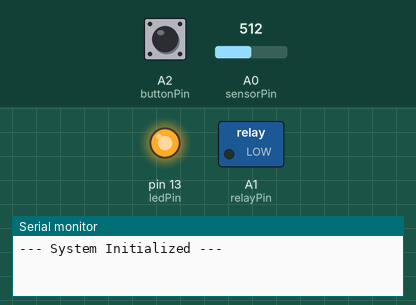
A sketch run on a simulated Arduino Uno, built with avr-gcc and run on an emulated ATmega328P. Parts: switched loads named in the sketch (green lamp = pin HIGH), output pins drawn as LEDs (lit = HIGH), the last lines printed to the serial monitor. The inputs (shaded band) are chosen by the test bench; at power-on: A0 (sensorPin) = 512, A2 (buttonPin) HIGH.

Above: at 1.2 s.
1.3 s: A0 (sensorPin) set to 499
At 3.2 s:
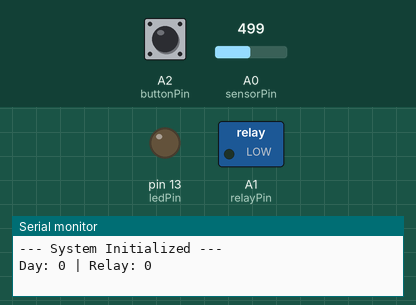
4.3 s: A0 (sensorPin) set to 522
At 14.9 s:
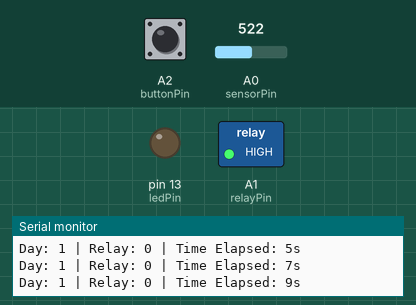
At 17.2 s:
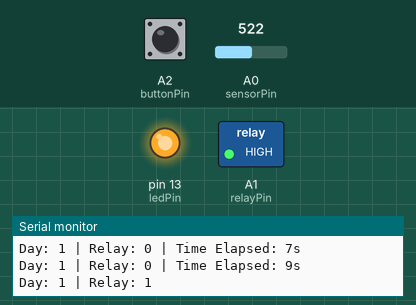
Timing chart, 0 to 17.5 s (numbered marks = the images above; inputs shaded):
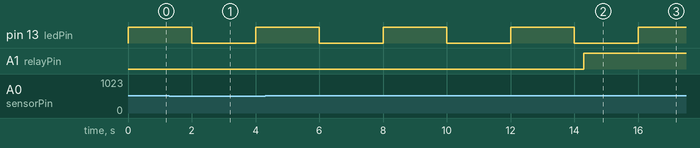

Measured:
- the behaviour switches between 512 and 511 on A0 (sensorPin) (found by bisection; images 0 and 1)
- after the input at 4.3 s, A1 (relayPin): LOW → HIGH after 10.0 s
- by itself, pin 13 (ledPin): alternates HIGH for 2.0 s and LOW for 2.0 s

The sketch:

Chicken-shade-door.ino
```cpp
// --- USER SETTINGS ---
#define DEBUG_MODE  true  // true = 10s timer, false = 2hr timer
#define STATUS_FADE false  // true = Breathing (PWM), false = Blinking (Digital)

// --- PHYSICAL PIN MAPPING (ATmega8 DIP28) ---
const int physRX      = 2;  // PD0
const int physTX      = 3;  // PD1
const int physRelay   = 24; // PC1 (A1)
const int physButton  = 25; // PC2 (A2)
const int physPWM_LED = 17; // PB3 (D11)
const int physLDR     = 23; // PC0 (A0)

// --- ARDUINO PIN MAPPING ---
const int sensorPin = A0;
const int relayPin  = A1;
const int buttonPin = A2;
const int ledPin    = LED_BUILTIN; //11;

// --- CONSTANTS ---
const unsigned long twoHours = DEBUG_MODE ? 10000 : 7200000;
const unsigned long cycleTime = 4000; // 4s total (2s up/2s down OR 2s on/2s off)

// --- VARIABLES ---
bool day = false;
bool lastDayState = false;
bool lastButtonState = HIGH;
bool timerActive = false;

unsigned long dayStartTime = 0;
unsigned long lastDebounceTime = 0;
unsigned long lastSerialTime = 0;

void setup() {
  Serial.begin(9600); // UART Physical Pins 2 & 3
  pinMode(relayPin, OUTPUT);
  pinMode(ledPin, OUTPUT);
  pinMode(buttonPin, INPUT_PULLUP);

  digitalWrite(relayPin, LOW);
  Serial.println(F("--- System Initialized ---"));
}

void loop() {
  unsigned long currentMillis = millis();

  // 1. UPDATE STATUS LED (Handles Fade vs Blink)
  updateStatusLED(currentMillis);

  // 2. LDR LOGIC (Physical Pin 23)
  int sensorValue = analogRead(sensorPin);
  bool currentLdrDay = (sensorValue >= 512);
  if (currentLdrDay != lastDayState) {
    day = currentLdrDay;
    lastDayState = currentLdrDay;
  }

  // 3. BUTTON TOGGLE (Physical Pin 25)
  int reading = digitalRead(buttonPin);
  if (reading != lastButtonState) { lastDebounceTime = currentMillis; }
  if ((currentMillis - lastDebounceTime) > 50) { // 50ms Debounce
    if (reading == LOW && lastButtonState == HIGH) {
      day = !day;
      Serial.print(F("Manual Toggle. Day: ")); Serial.println(day);
    }
  }
  lastButtonState = reading;

  // 4. RELAY CONTROL (Physical Pin 24)
  // Millis overflow handled by (Now - Start >= Interval)
  if (day) {
    if (!timerActive) {
      dayStartTime = currentMillis;
      timerActive = true;
    }
    if (timerActive && (currentMillis - dayStartTime >= twoHours)) {
      digitalWrite(relayPin, HIGH);
    }
  } else {
    timerActive = false;
    digitalWrite(relayPin, LOW);
  }

  // 5. SERIAL MONITOR
  if (currentMillis - lastSerialTime >= 2000) {
    lastSerialTime = currentMillis;
    printStatus(currentMillis);
  }
}

// --- DUAL-MODE LED FUNCTION ---
void updateStatusLED(unsigned long now) {
  unsigned long phase = now % cycleTime;

  if (STATUS_FADE) {
    // --- FADE MODE (PWM) ---
    int brightness;
    if (phase < 2000) {
      brightness = map(phase, 0, 2000, 0, 255); // Fade Up
    } else {
      brightness = map(phase, 2000, 4000, 255, 0); // Fade Down
    }
    analogWrite(ledPin, brightness);
  }
  else {
    // --- BLINK MODE (Digital) ---
    if (phase < 2000) {
      digitalWrite(ledPin, HIGH); // On for 2s
    } else {
      digitalWrite(ledPin, LOW);  // Off for 2s
    }
  }
}

void printStatus(unsigned long now) {
  Serial.print(F("Day: ")); Serial.print(day);
  Serial.print(F(" | Relay: ")); Serial.print(digitalRead(relayPin));
  if (day && !digitalRead(relayPin)) {
    unsigned long elapsed = (now - dayStartTime) / 1000;
    Serial.print(F(" | Time Elapsed: ")); Serial.print(elapsed); Serial.print(F("s"));
  }
  Serial.println();
}
```
